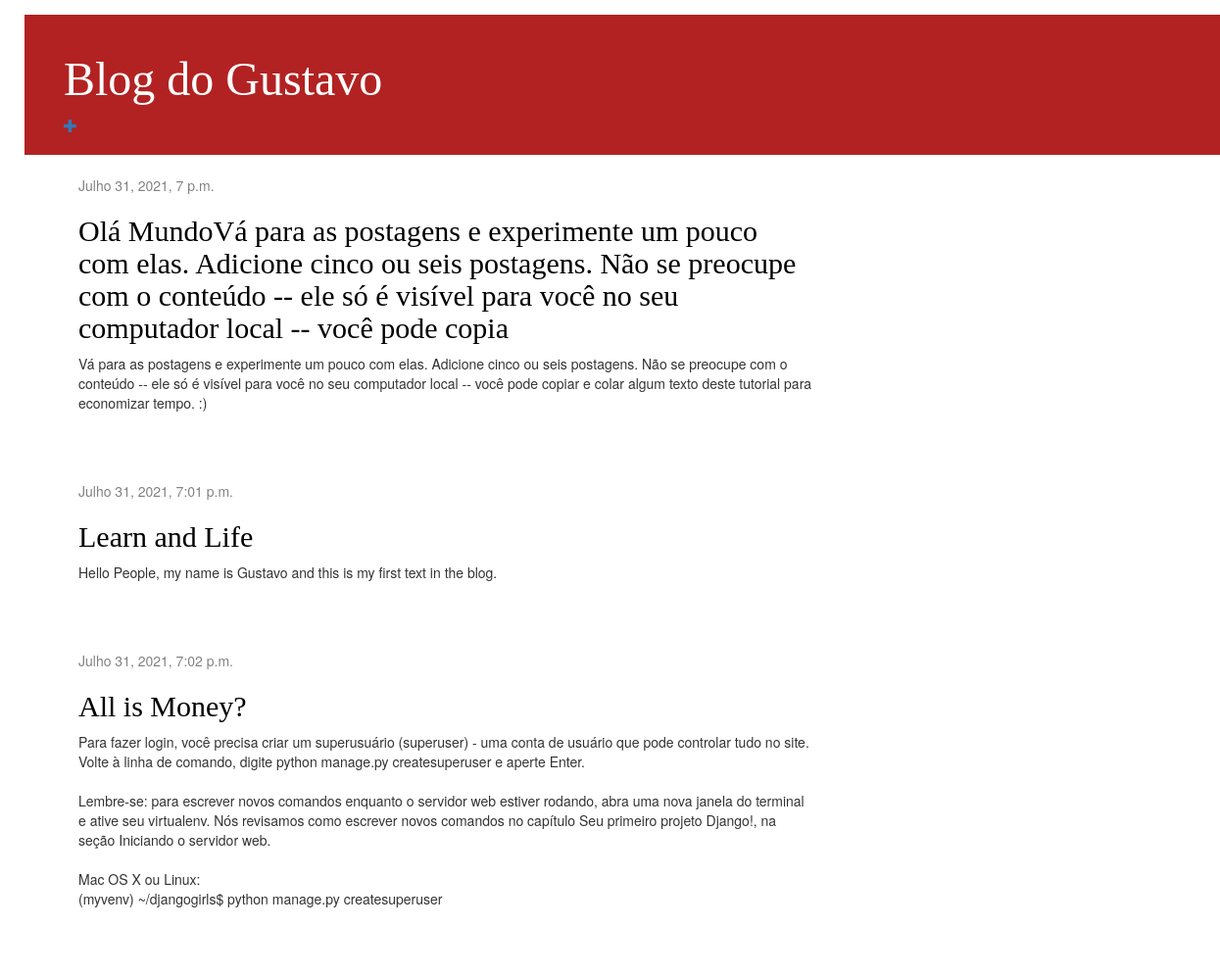
The app's page /, older data.
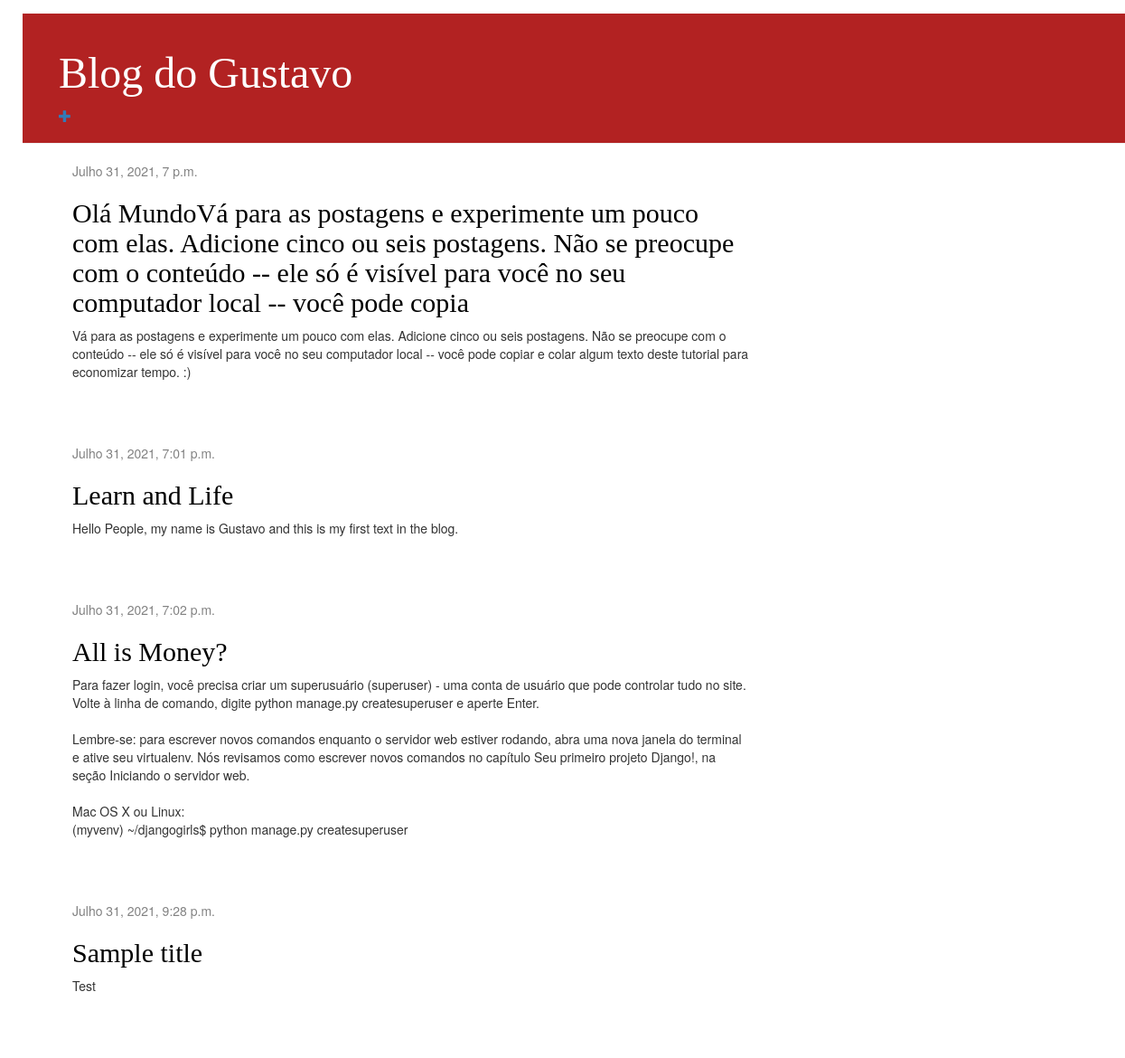
The same page, newer data.
### paginaweb/models.py (models this page shows, shortened)
class Post(models.Model):
    author = models.ForeignKey(settings.AUTH_USER_MODEL, on_delete=models.CASCADE)
    title = models.CharField(max_length=200)
    text = models.TextField()
    create_date = models.DateTimeField(default=timezone.now())
    published_date = models.DateTimeField(blank=True, null=True)

### paginaweb/views.py (the view)
# urls.py: path('', views.post_list, name='post_list'),
def post_list(request):
    posts = Post.objects.filter(published_date__lte=timezone.now()).order_by('published_date')
    return render(request, 'paginaweb/post_list.html', {'posts': posts})

### paginaweb/templates/paginaweb/post_list.html
{% extends 'paginaweb/base.html' %}
{% block content %}
    {% for post in posts %}
        <div class="post">
            <div class="date">
                {{ post.published_date }}
            </div>
            <h2><a href="{% url 'post_detail' pk=post.pk %}">{{ post.title }}</a></h2>
            <p>{{ post.text|linebreaksbr }}</p>
        </div>
    {% endfor %}
{% endblock %}

Row changes from the older to the newer data that the page shows:
added Post: published_date "Julho 31, 2021, 9:28 p.m.", title "Sample title", text "Test"
